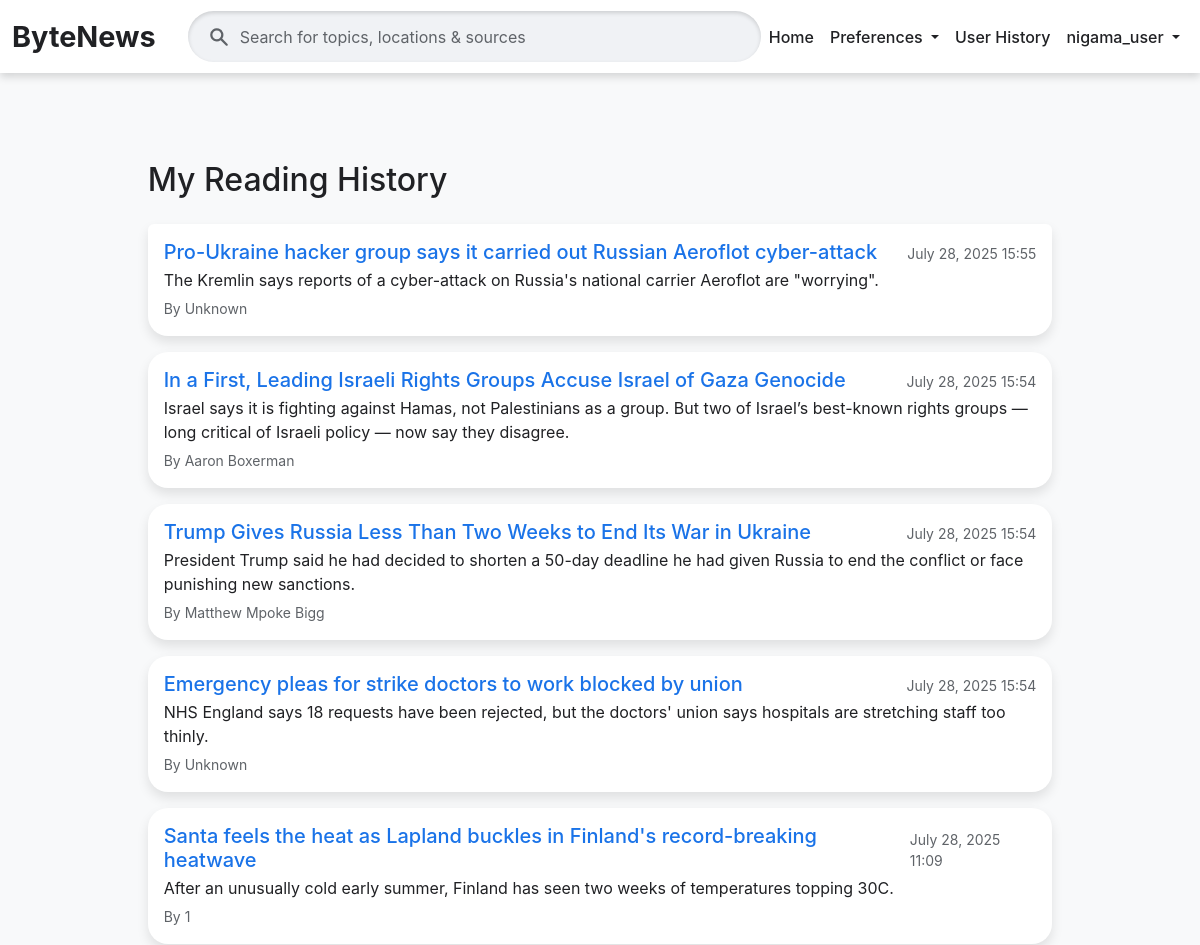
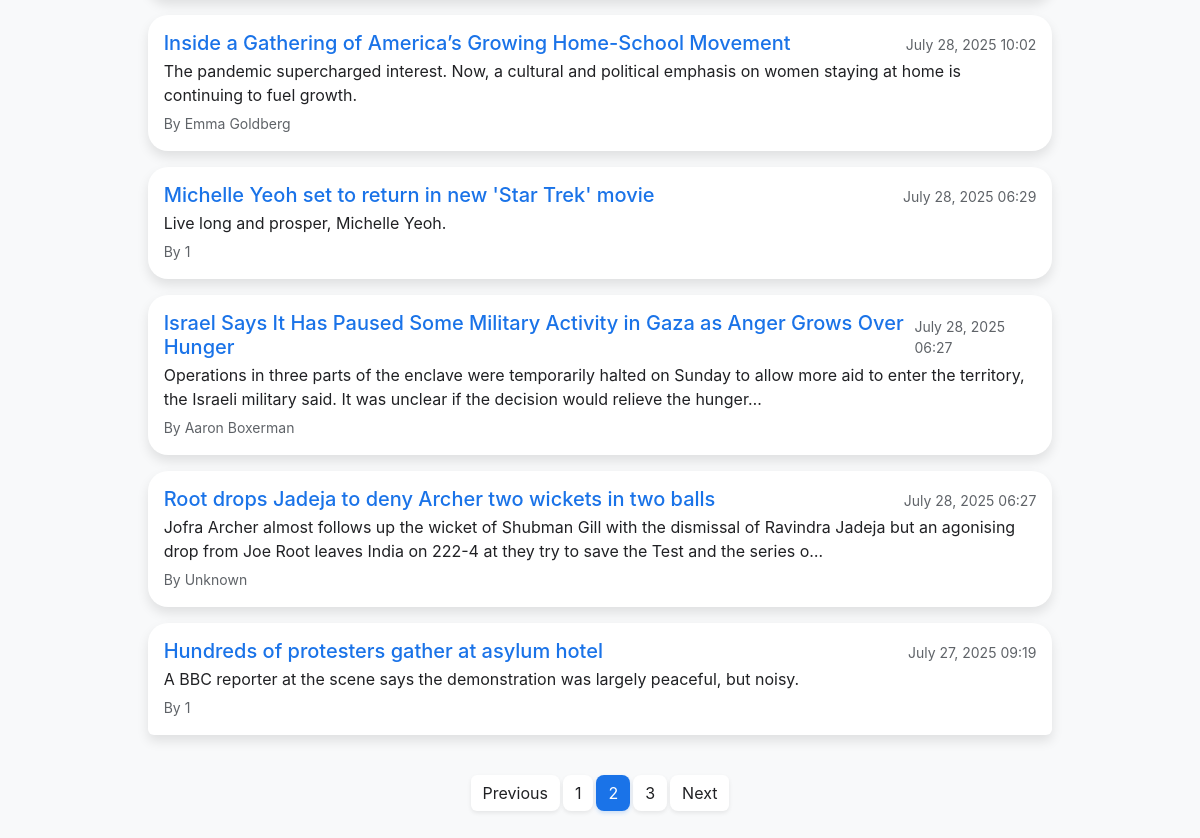
The page /history/?page=2 (signed in) on the database its author committed (2 pictures, top to bottom).
### news/models.py (models this page shows, shortened)
class ReadingHistory(models.Model):
    user = models.ForeignKey(User, on_delete=models.CASCADE)
    article = models.ForeignKey(Article, on_delete=models.CASCADE)
    read_at = models.DateTimeField(auto_now_add=True)
    class Meta:
        unique_together = ('user', 'article')
        verbose_name_plural = "Reading History"

class Article(models.Model):
    title = models.CharField(max_length=200)
    content = models.TextField()
    publication_date = models.DateTimeField()
    author = models.CharField(max_length=100, blank=True, null=True)
    link = models.URLField(unique=True) # Ensure article links are unique
    categories = models.ManyToManyField(Category, related_name='articles')
    summary = models.TextField(blank=True, null=True) # New field for summary
    slug = models.SlugField(null=True, max_length=255, blank=True)
    approved = models.BooleanField(default=False) # New field to track approval status
    class Meta:
        ordering = ['-publication_date'] # Default ordering for articles
    def approved_status_icon(self): # Renamed for clarity in admin
        return self.approved # Return the boolean value directly
    approved_status_icon.boolean = True # Displays a nice checkmark/x in admin
    approved_status_icon.short_description = "Approved" # Column header in admin

### news/views.py (the view)
# urls.py: path('history/', views.ReadingHistoryListView.as_view(), name='reading_history'),
@method_decorator(login_required, name='dispatch')
class ReadingHistoryListView(ListView):
    model = ReadingHistory
    template_name = 'news/reading_history.html'
    context_object_name = 'reading_history_entries'
    paginate_by = 10
    def get_queryset(self):
        return ReadingHistory.objects.filter(user=self.request.user).order_by('-read_at')

### news/templates/news/reading_history.html (shortened to what this page needs)
{% extends 'base.html' %}
{% load static %}
{% block content %}
<div class="container mt-4">
    <div class="row justify-content-center">
        <div class="col-lg-10">
            <h2 class="mb-4">My Reading History</h2>
            {% if reading_history_entries %}
                <div class="list-group">
                    {% for entry in reading_history_entries %}
                        <a href="{% url 'news:article_detail' slug=entry.article.slug %}" class="list-group-item list-group-item-action card mb-3 p-3">
                            <div class="d-flex w-100 justify-content-between align-items-center">
                                <h5 class="mb-1">{{ entry.article.title }}</h5>
                                <small class="text-muted">{{ entry.read_at|date:"F d, Y H:i" }}</small>
                            </div>
                            <p class="mb-1">{{ entry.article.summary|default_if_none:entry.article.content|truncatechars:200 }}</p>
                            <small class="text-muted">By {{ entry.article.author|default:"Unknown" }}</small>
                        </a>
                    {% endfor %}
                </div>
                {% if is_paginated %}
                    <nav aria-label="Reading History Page navigation">
                        <ul class="pagination justify-content-center mt-4">
                            {% if page_obj.has_previous %}
                                <li class="page-item"><a class="page-link" href="?page={{ page_obj.previous_page_number }}">Previous</a></li>
                            {% endif %}
                            <li class="page-item {% if page_obj.number == 1 %}active{% endif %}"><a class="page-link" href="?page=1">1</a></li>
                            {% for i in page_obj.paginator.page_range %}
                                {% if i >= page_obj.number|add:"-1" and i <= page_obj.number|add:"1" and i != 1 and i != page_obj.paginator.num_pages %}
                                    <li class="page-item {% if page_obj.number == i %}active{% endif %}"><a class="page-link" href="?page={{ i }}">{{ i }}</a></li>
                                {% endif %}
                            {% endfor %}
                            {% if page_obj.paginator.num_pages > 1 %}
                                <li class="page-item {% if page_obj.number == page_obj.paginator.num_pages %}active{% endif %}"><a class="page-link" href="?page={{ page_obj.paginator.num_pages }}">{{ page_obj.paginator.num_pages }}</a></li>
                            {% endif %}
                            {% if page_obj.has_next %}
                                <li class="page-item"><a class="page-link" href="?page={{ page_obj.next_page_number }}">Next</a></li>
                            {% endif %}
                        </ul>
                    </nav>
                {% endif %}
            {% else %}
                <p>You haven't read any articles yet. Start reading to build your history!</p>
            {% endif %}
        </div>
    </div>
</div>
{% endblock %}

### ByteNews/templates/base.html (shortened to what this page needs)
<!DOCTYPE html>
<html lang="en">
<head>
    <link href="https://cdn.jsdelivr.net/npm/bootstrap@5.3.3/dist/css/bootstrap.min.css" rel="stylesheet" xintegrity="sha384-QWTKZyjpPEjISv5WaRU9OFeRpok6YctnYmDr5pNlyT2bRjXh0JMhjY6hW+ALEwIH">
    <link href="https://cdn.jsdelivr.net/npm/bootstrap-icons@1.11.3/font/bootstrap-icons.css" rel="stylesheet">
</head>
<body>
    <nav class="navbar navbar-expand-lg">
        <div class="container-fluid">
            <a class="navbar-brand" href="{% url 'news:article_list' %}">ByteNews</a>
            <div class="collapse navbar-collapse justify-content-center" id="navbarNav">
                <form class="d-flex search-form-container" action="{% url 'news:article_list' %}" method="get">
                    <input class="form-control search-input" type="search" placeholder="Search for topics, locations & sources" aria-label="Search" name="q" value="{{ request.GET.q|default_if_none:'' }}">
                </form>
                <ul class="navbar-nav ms-auto mb-2 mb-lg-0 align-items-center">
                    <li class="nav-item">
                        <a class="nav-link" href="{% url 'news:article_list' %}">Home</a>
                    </li>
                    <li class="nav-item dropdown">
                        <a class="nav-link dropdown-toggle" href="#" id="navbarPreferencesDropdown" role="button" data-bs-toggle="dropdown" aria-expanded="false">
                            Preferences
                        </a>
                    </li>
                    {% if user.is_authenticated %}
                        <li class="nav-item">
                            <a class="nav-link" href="{% url 'news:reading_history' %}">User History</a>
                        </li>
                        <li class="nav-item dropdown">
                            <a class="nav-link dropdown-toggle user-dropdown-toggle" href="#" id="navbarUserDropdown" role="button" data-bs-toggle="dropdown" aria-expanded="false">
                                {{ user.username }}
                            </a>
                        </li>
                    {% endif %}
                </ul>
            </div>
        </div>
    </nav>
    <div class="container mt-4">
        {% block content %}
        {% endblock %}
    </div>
</body>
</html>

### ByteNews/templates/base.html (style rules this page uses)
:root { --gn-bg-light: #f8f9fa; --gn-card-bg: #ffffff; --gn-text-dark: #202124; --gn-text-muted: #5f6368; --gn-blue-accent: #1a73e8; --gn-blue-hover: #1764cc; --gn-border: #dadce0; --gn-input-bg: #f0f2f5; --gn-button-blue: #1a73e8; --gn-button-blue-hover: #1764cc; --gn-alert-bg: #e8f0fe; --gn-alert-border: #a8d1ff; --gn-danger-text: #d93025; --gn-danger-bg: #fce8e6; --gn-danger-border: #fccac7; --gn-success-text: #188038; --gn-success-bg: #e6f4ea; --gn-success-border: #a8daaa; }
body { background-color: var(--gn-bg-light); color: var(--gn-text-dark); font-family: 'Google Sans', 'Inter', sans-serif; }
.navbar { background-color: var(--gn-card-bg); border-bottom: none; border-radius: 0; padding: 10px 0; box-shadow: 0 4px 8px rgba(0,0,0,0.15); }
.navbar-brand { color: var(--gn-text-dark) !important; font-weight: 700; font-size: 1.8rem; margin-right: 2rem; }
.navbar .search-form-container { position: relative; flex-grow: 1; max-width: 800px; margin-left: auto; margin-right: auto; }
.navbar .form-control.search-input { background-color: var(--gn-input-bg); border: none; color: var(--gn-text-dark); border-radius: 28px; padding: 0.85rem 1.5rem 0.85rem 3.25rem; width: 100%; box-shadow: inset 0 2px 4px rgba(0,0,0,0.15); }
.navbar .form-control.search-input::placeholder { color: var(--gn-text-muted); opacity: 1; }
.nav-link, .dropdown-item { color: var(--gn-text-dark) !important; font-weight: 500; padding: 0.5rem 1rem; border-radius: 8px; }
.nav-item.dropdown .nav-link.user-dropdown-toggle { padding-right: 0.5rem; }
.card { background-color: var(--gn-card-bg); border: none; border-radius: 20px; box-shadow: 0 8px 16px rgba(0,0,0,0.15); padding: 0.4rem 2.5rem; transition: transform 0.2s ease-in-out, box-shadow 0.2s ease-in-out; }
.pagination .page-link { background-color: var(--gn-card-bg); color: var(--gn-text-dark); border: none; border-radius: 8px; margin: 0 4px; box-shadow: 0 2px 4px rgba(0,0,0,0.08); }
.pagination .page-item.active .page-link { background-color: var(--gn-blue-accent); border-color: var(--gn-blue-accent); color: white; box-shadow: 0 2px 4px rgba(26, 115, 232, 0.2); }
.container.mt-4 { padding-top: 20px; padding-bottom: 20px; }
.form-control { background-color: var(--gn-input-bg) !important; color: var(--gn-text-dark) !important; border: none !important; box-shadow: inset 0 2px 4px rgba(0,0,0,0.1); }
.form-control::placeholder { color: var(--gn-text-muted) !important; }
.row > [class*="col-"] { padding-left: 1rem; padding-right: 1rem; padding-bottom: 2rem; }
.row { margin-left: -1rem; margin-right: -1rem; }
.list-group-item.card { background-color: var(--gn-card-bg) !important; color: var(--gn-text-dark) !important; border: none; box-shadow: 0 6px 12px rgba(0,0,0,0.1); }
.list-group-item.card h5 { color: var(--gn-blue-accent) !important; }
.list-group-item.card small.text-muted { color: var(--gn-text-muted) !important; }
.list-group-item.card p { color: var(--gn-text-dark) !important; }

### rows shown on the page
ReadingHistory: article "Pro-Ukraine hacker group says it carried out Russian Aeroflot cyber-attack", read_at "July 28, 2025 15:55", article.summary "The Kremlin says reports of a cyber-attack on Russia's national carrier Aeroflot are \"worrying\".", article.author "Unknown"
ReadingHistory: article "In a First, Leading Israeli Rights Groups Accuse Israel of Gaza Genocide", read_at "July 28, 2025 15:54", article.summary "Israel says it is fighting against Hamas, not Palestinians as a group. But two of Israel’s best-known rights groups — long critical of Israeli policy — now say they disagree.", article.author "Aaron Boxerman"
ReadingHistory: article "Trump Gives Russia Less Than Two Weeks to End Its War in Ukraine", read_at "July 28, 2025 15:54", article.summary "President Trump said he had decided to shorten a 50-day deadline he had given Russia to end the conflict or face punishing new sanctions.", article.author "Matthew Mpoke Bigg"
ReadingHistory: article "Emergency pleas for strike doctors to work blocked by union", read_at "July 28, 2025 15:54", article.summary "NHS England says 18 requests have been rejected, but the doctors' union says hospitals are stretching staff too thinly.", article.author "Unknown"
ReadingHistory: article "Santa feels the heat as Lapland buckles in Finland's record-breaking heatwave", read_at "July 28, 2025 11:09", article.summary "After an unusually cold early summer, Finland has seen two weeks of temperatures topping 30C.", article.author "1"
ReadingHistory: article "Inside a Gathering of America’s Growing Home-School Movement", read_at "July 28, 2025 10:02", article.summary "The pandemic supercharged interest. Now, a cultural and political emphasis on women staying at home is continuing to fuel growth.", article.author "Emma Goldberg"
ReadingHistory: article "Michelle Yeoh set to return in new 'Star Trek' movie", read_at "July 28, 2025 06:29", article.summary "Live long and prosper, Michelle Yeoh.", article.author "1"
ReadingHistory: article "Israel Says It Has Paused Some Military Activity in Gaza as Anger Grows Over Hunger", read_at "July 28, 2025 06:27", article.summary "Operations in three parts of the enclave were temporarily halted on Sunday to allow more aid to enter the territory, the Israeli military said. It was unclear if the decision would relieve the hunger…", article.author "Aaron Boxerman"
ReadingHistory: article "Root drops Jadeja to deny Archer two wickets in two balls", read_at "July 28, 2025 06:27", article.summary "Jofra Archer almost follows up the wicket of Shubman Gill with the dismissal of Ravindra Jadeja but an agonising drop from Joe Root leaves India on 222-4 at they try to save the Test and the series o…", article.author "Unknown"
ReadingHistory: article "Hundreds of protesters gather at asylum hotel", read_at "July 27, 2025 09:19", article.summary "A BBC reporter at the scene says the demonstration was largely peaceful, but noisy.", article.author "1"

### other values the page prints
{{ user.username }} "nigama_user"
{{ i }} "2"
{{ page_obj.paginator.num_pages }} "3"
